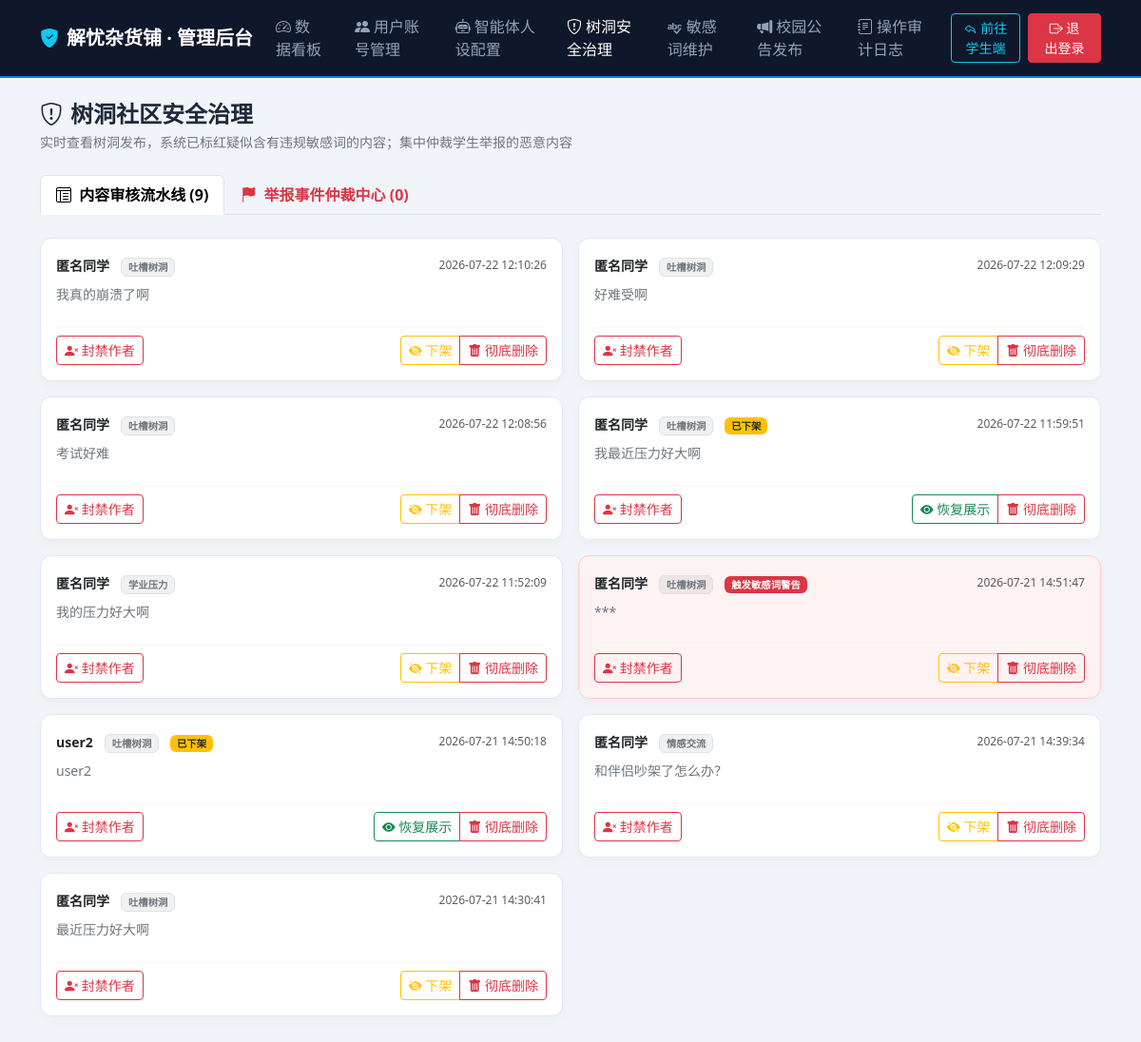
The app's page /admin/posts (signed in) with its own data.
### tables this page shows
CREATE TABLE treehole_posts (
            id INTEGER PRIMARY KEY AUTOINCREMENT,
            user_id INTEGER NOT NULL,
            nickname TEXT NOT NULL,
            category TEXT NOT NULL,
            content TEXT NOT NULL,
            status TEXT DEFAULT 'published',
            is_reported INTEGER DEFAULT 0,
            created_at TEXT NOT NULL
        , report_reason TEXT, reporter_username TEXT, likes INTEGER DEFAULT 0);

### app.py (the view)
@app.route('/admin/posts')
@admin_required
def admin_posts():
    conn = get_db()
    cursor = conn.cursor()
    cursor.execute('SELECT word FROM sensitive_words')
    sensitive_words_list = [row['word'] for row in cursor.fetchall()]
    cursor.execute('SELECT * FROM treehole_posts WHERE status != "draft" ORDER BY id DESC')
    all_posts = cursor.fetchall()
    cursor.execute('SELECT * FROM treehole_posts WHERE is_reported = 1 AND status = "published" ORDER BY id DESC')
    reported_posts = cursor.fetchall()
    conn.close()
    return render_template('admin_posts.html', posts=all_posts, reported_posts=reported_posts, sensitive_words=sensitive_words_list)

### app.py (called while the page is built)
def get_db():
    conn = sqlite3.connect(DATABASE)
    conn.row_factory = sqlite3.Row
    return conn

def admin_required(f):
    @wraps(f)
    def decorated_function(*args, **kwargs):
        if 'user_id' not in session or not session.get('is_admin'):
            flash('您无权访问该管理后台！', 'danger')
            return redirect(url_for('admin_login'))
        return f(*args, **kwargs)
    return decorated_function

### templates/admin_posts.html (shortened to what this page needs)
<!DOCTYPE html>
<html lang="zh-CN">
<head>
    <link rel="stylesheet" href="{{ url_for('static', filename='css/bootstrap.min.css') }}">
    <link rel="stylesheet" href="{{ url_for('static', filename='css/bootstrap-icons.css') }}">
</head>
<body>
    <nav class="navbar navbar-expand-lg navbar-dark admin-nav py-2 mb-4">
        <div class="container">
            <a class="navbar-brand fw-bold text-white d-flex align-items-center" href="{{ url_for('admin_users') }}">
                <i class="bi bi-shield-fill-check text-info me-2"></i>
                解忧杂货铺 · 管理后台
            </a>
            <div class="collapse navbar-collapse justify-content-end" id="adminNavbar">
                <ul class="navbar-nav align-items-center">
                    <li class="nav-item">
                        <a class="nav-link me-3" href="{{ url_for('admin_dashboard') }}"><i class="bi bi-speedometer2 me-1"></i>数据看板</a>
                    </li>
                    <li class="nav-item">
                        <a class="nav-link me-3" href="{{ url_for('admin_users') }}"><i class="bi bi-people-fill me-1"></i>用户账号管理</a>
                    </li>
                    <li class="nav-item">
                        <a class="nav-link me-3" href="{{ url_for('admin_characters') }}"><i class="bi bi-robot me-1"></i>智能体人设配置</a>
                    </li>
                    <li class="nav-item">
                        <a class="nav-link active me-3" href="{{ url_for('admin_posts') }}"><i class="bi bi-shield-exclamation me-1"></i>树洞安全治理</a>
                    </li>
                    <li class="nav-item">
                        <a class="nav-link me-3" href="{{ url_for('admin_sensitive') }}"><i class="bi bi-spellcheck me-1"></i>敏感词维护</a>
                    </li>
                    <li class="nav-item">
                        <a class="nav-link me-3" href="{{ url_for('admin_announcements') }}"><i class="bi bi-megaphone-fill me-1"></i>校园公告发布</a>
                    </li>
                    <li class="nav-item">
                        <a class="nav-link me-3" href="{{ url_for('admin_logs') }}"><i class="bi bi-journal-text me-1"></i>操作审计日志</a>
                    </li>
                    <li class="nav-item">
                        <a class="btn btn-sm btn-outline-info me-2" href="{{ url_for('chat') }}"><i class="bi bi-reply"></i> 前往学生端</a>
                    </li>
                    <li class="nav-item">
                        <a class="btn btn-sm btn-danger px-3" href="{{ url_for('logout') }}"><i class="bi bi-box-arrow-right"></i> 退出登录</a>
                    </li>
                </ul>
            </div>
        </div>
    </nav>
    <main class="container mb-5">
        <div class="row align-items-center mb-4">
            <div class="col-12">
                <h4 class="fw-bold mb-1"><i class="bi bi-shield-exclamation me-2"></i>树洞社区安全治理</h4>
                <p class="text-secondary small mb-0">实时查看树洞发布，系统已标红疑似含有违规敏感词的内容；集中仲裁学生举报的恶意内容</p>
            </div>
        </div>
        <ul class="nav nav-tabs mb-4" id="auditTabs" role="tablist">
            <li class="nav-item" role="presentation">
                <button class="nav-link active fw-bold" id="all-posts-tab" data-bs-toggle="tab" data-bs-target="#all-posts" type="button" role="tab">
                    <i class="bi bi-layout-text-window-reverse me-1"></i> 内容审核流水线 ({{ posts | length }})
                </button>
            </li>
            <li class="nav-item" role="presentation">
                <button class="nav-link fw-bold text-danger" id="reported-tab" data-bs-toggle="tab" data-bs-target="#reported" type="button" role="tab">
                    <i class="bi bi-flag-fill me-1"></i> 举报事件仲裁中心 ({{ reported_posts | length }})
                </button>
            </li>
        </ul>
        <div class="tab-content" id="auditTabsContent">
            <div class="tab-pane fade show active" id="all-posts" role="tabpanel">
                <div class="row g-3">
                    {% if posts %}
                        {% for post in posts %}
                            {% set has_sensitive = '***' in post.content %}
                            <div class="col-md-6" id="post-card-{{ post.id }}">
                                <div class="card card-custom p-3 h-100 d-flex flex-column justify-content-between {% if has_sensitive %}sensitive-warning{% endif %}">
                                    <div>
                                        <div class="d-flex justify-content-between align-items-center mb-2">
                                            <div>
                                                <span class="fw-bold text-dark small">{{ post.nickname }}</span>
                                                <span class="badge bg-secondary bg-opacity-10 text-secondary border ms-2" style="font-size: 0.65rem;">
                                                    {{ post.category }}
                                                </span>
                                                {% if has_sensitive %}
                                                    <span class="badge bg-danger ms-2" style="font-size: 0.65rem;">触发敏感词警告</span>
                                                {% endif %}
                                                {% if post.status == 'hidden' %}
                                                    <span class="badge bg-warning text-dark ms-2" style="font-size: 0.65rem;" id="post-status-badge-{{ post.id }}">已下架</span>
                                                {% endif %}
                                            </div>
                                            <small class="text-muted" style="font-size: 0.75rem;">{{ post.created_at }}</small>
                                        </div>
                                        <p class="text-secondary small mb-3" style="white-space: pre-wrap;">{{ post.content }}</p>
                                    </div>
                                    <div class="d-flex justify-content-between align-items-center border-top border-light pt-2 mt-2">
                                        <div>
                                            <button class="btn btn-sm btn-outline-danger me-1" onclick="banAuthor({{ post.id }}, '{{ post.nickname }}')">
                                                <i class="bi bi-person-x-fill"></i> 封禁作者
                                            </button>
                                        </div>
                                        <div class="btn-group btn-group-sm">
                                            {% if post.status == 'published' %}
                                                <button class="btn btn-outline-warning" id="status-btn-{{ post.id }}" onclick="togglePostStatus({{ post.id }}, 'hide')">
                                                    <i class="bi bi-eye-slash-fill"></i> 下架
                                                </button>
                                            {% else %}
                                                <button class="btn btn-outline-success" id="status-btn-{{ post.id }}" onclick="togglePostStatus({{ post.id }}, 'recover')">
                                                    <i class="bi bi-eye-fill"></i> 恢复展示
                                                </button>
                                            {% endif %}
                                            <button class="btn btn-outline-danger" onclick="deletePost({{ post.id }})">
                                                <i class="bi bi-trash-fill"></i> 彻底删除
                                            </button>
                                        </div>
                                    </div>
                                </div>
                            </div>
                        {% endfor %}
                    {% else %}
                        <div class="col-12 text-center text-muted py-5 card card-custom">
                            <i class="bi bi-check-circle" style="font-size: 3rem;"></i>
                            <h6 class="mt-3">目前没有学生发布动态内容</h6>
                        </div>
                    {% endif %}
                </div>
            </div>
        </div>
    </main>
</body>
</html>

### templates/admin_posts.html (style rules this page uses)
body { background-color: #f1f5f9; color: #1e293b; font-family: system-ui, -apple-system, sans-serif; }
.admin-nav { background-color: #0f172a; border-bottom: 2px solid #0284c7; }
.admin-nav .nav-link { color: #94a3b8; font-weight: 500; }
.admin-nav .nav-link:hover, .admin-nav .nav-link.active { color: #ffffff; }
.card-custom { border-radius: 12px; background-color: #ffffff; border: 1px solid #e2e8f0; box-shadow: 0 4px 12px rgba(0, 0, 0, 0.03); }
.sensitive-warning { border: 1px solid #fecaca !important; background-color: #fef2f2 !important; }

### records on screen
treehole_posts: nickname "匿名同学", category "吐槽树洞", created_at "2026-07-22 12:10:26", content "我真的崩溃了啊"
treehole_posts: nickname "匿名同学", category "吐槽树洞", created_at "2026-07-22 12:09:29", content "好难受啊"
treehole_posts: nickname "匿名同学", category "吐槽树洞", created_at "2026-07-22 12:08:56", content "考试好难"
treehole_posts: nickname "匿名同学", category "吐槽树洞", created_at "2026-07-22 11:59:51", content "我最近压力好大啊"
treehole_posts: nickname "匿名同学", category "学业压力", created_at "2026-07-22 11:52:09", content "我的压力好大啊"
treehole_posts: nickname "匿名同学", category "吐槽树洞", shows "触发敏感词警告", created_at "2026-07-21 14:51:47", content "***"
treehole_posts: nickname "user2", category "吐槽树洞", created_at "2026-07-21 14:50:18", content "user2"
treehole_posts: nickname "匿名同学", category "情感交流", created_at "2026-07-21 14:39:34", content "和伴侣吵架了怎么办？"
treehole_posts: nickname "匿名同学", category "吐槽树洞", created_at "2026-07-21 14:30:41", content "最近压力好大啊"

### other values on screen
{{ posts | length }} "9"
{{ reported_posts | length }} "0"
